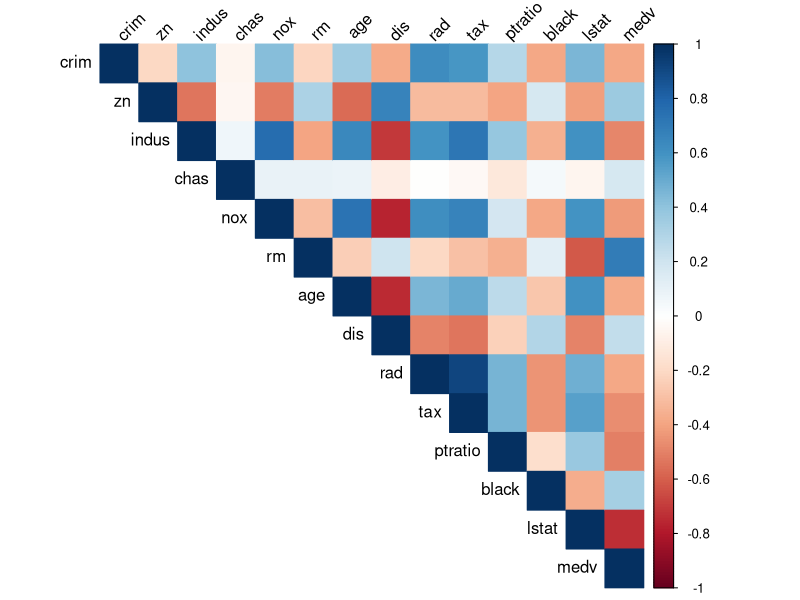
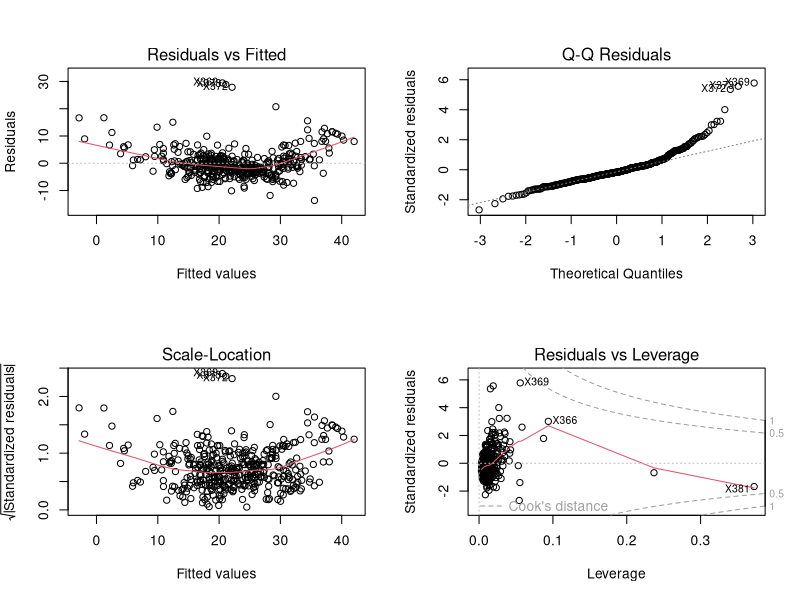

These figures' R source, in order:
# ==============================================================================
# WEEK 3: STATISTICAL ANALYSIS & PREDICTIVE MODELING USING R
# ==============================================================================

# 1. Load Libraries & Dataset
install.packages(c("MASS", "tidyverse", "caret", "car", "lmtest", "corrplot"))
library(MASS)
library(tidyverse)
library(caret)
library(car)
library(lmtest)
library(corrplot)

data("Boston")
df <- Boston

# 2. Exploratory Data Analysis
str(df)
summary(df)
sum(is.na(df))

# Correlation Matrix
cor_matrix <- cor(df)
corrplot(cor_matrix, method = "color", type = "upper", tl.col = "black", tl.srt = 45)

# 3. Hypothesis Testing
cor.test(df$rm, df$medv, method = "pearson")
shapiro.test(df$medv[1:500])

# 4. Data Splitting & Cross-Validation Strategy
set.seed(123)
train_index <- createDataPartition(df$medv, p = 0.8, list = FALSE)
train_data  <- df[train_index, ]
test_data   <- df[-train_index, ]

# 5. Model Building with 10-Fold CV
train_control <- trainControl(method = "cv", number = 10)
model_cv <- train(
  medv ~ rm + lstat + ptratio + crim + tax,
  data = train_data,
  method = "lm",
  trControl = train_control
)

summary(model_cv$finalModel)

# 6. Diagnostics
vif(model_cv$finalModel)
par(mfrow = c(2, 2))
plot(model_cv$finalModel)
par(mfrow = c(1, 1))

# 7. Model Evaluation on Test Set
predictions <- predict(model_cv, newdata = test_data)
rmse_val <- RMSE(predictions, test_data$medv)
r2_val   <- R2(predictions, test_data$medv)

cat("Test Set RMSE:", rmse_val, "\n")
cat("Test Set R-Squared:", r2_val, "\n")
